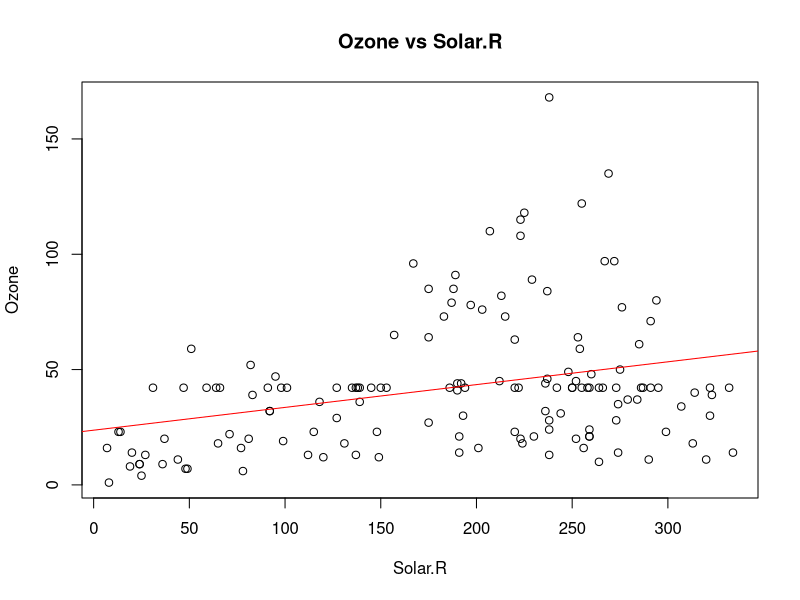

Here is the R script that generated this plot:
#1)
# Load the airquality dataset
data(airquality)

# Check for missing values
num_missing <- sapply(airquality, function(x) sum(is.na(x)))
print(num_missing)

# Drop missing values if less than 10%
drop_cols <- names(num_missing[num_missing < 0.1 * nrow(airquality)])
airquality_dropped <- airquality[, !(names(airquality) %in% drop_cols)]

# Replace missing values with mean if more than 10%
replace_cols <- names(num_missing[num_missing >= 0.1 * nrow(airquality)])
for (col in replace_cols) {
  mean_val <- mean(airquality[[col]], na.rm = TRUE)
  airquality[[col]][is.na(airquality[[col]])] <- mean_val
}

# Print the updated dataset
print(head(airquality))

#2)
airquality_filtered <- na.omit(airquality[, c("Ozone", "Solar.R")])

# Apply linear regression using the Least Squares Method
model <- lm(Ozone ~ Solar.R, data = airquality_filtered)
print(summary(model))

#3)
model <- lm(Ozone ~ Solar.R, data = airquality_filtered)

# Plot the scatter plot with regression line
plot(airquality_filtered$Solar.R, airquality_filtered$Ozone, xlab = "Solar.R", ylab = "Ozone", main = "Ozone vs Solar.R")
abline(model, col = "red")